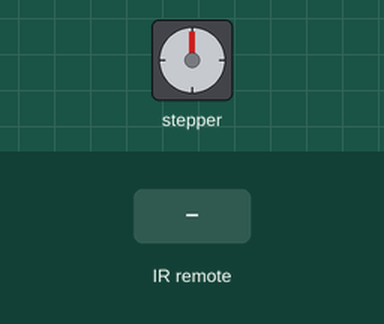
Simulated run of this sketch. Board: Arduino Uno, built with avr-gcc and run on an emulated ATmega328P. Shown: stepper motor. The inputs (shaded band) are chosen by the test bench. Stepper angles assume 200 steps per turn.

Above: at 1.2 s.
1.3 s: infrared code 0xFFA25D received
At 1.45 s:
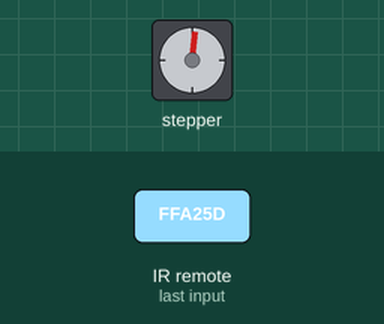
At 2.35 s:
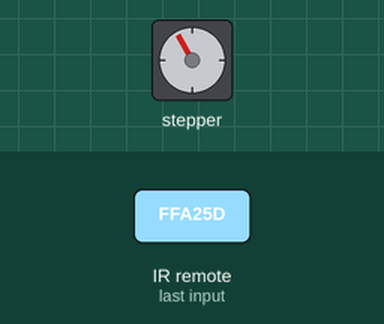
7.3 s: infrared code 0xFFE01F received
9.5 s: infrared code 0xFFE21D received
At 16.8 s:
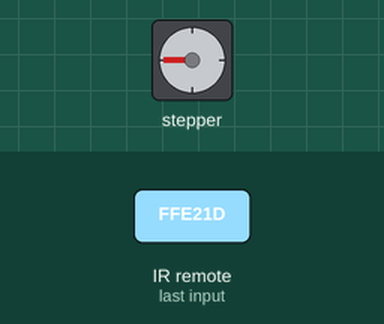
Timing chart, 0 to 18.3 s (numbered marks = the images above; inputs shaded):
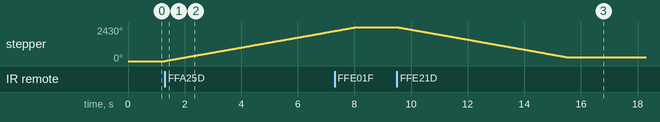

Measured:
- after the input at 1.3 s, stepper: keeps turning clockwise at about 358°/s, starting at once
- after the input at 9.5 s, stepper: turns 2160° counter-clockwise in 6.0 s, starting at once

The sketch:

IRremote_and_Stepper_Motor.ino
```cpp
#include <IRremote.h>  //it requires IRremote to be installed and included in the code
#include <Stepper.h>  //Install and include the Stepper library to control the Stepper motor

const int IRpin = 2; // Pin for IR receiver
//const int stopButtonPin = 7; // Pin for stop button
const int stepsPerRevolution = 200; // Change this value to match your stepper motor

IRrecv irrecv(IRpin);
decode_results results;
Stepper myStepper(stepsPerRevolution,8,9,10,11); //define pins for the stepper motor (In actual there is LN298 driver to control the motor)

void setup() {
  Serial.begin(9600);
  irrecv.enableIRIn();
  //pinMode(stopButtonPin, INPUT_PULLUP);
}
// voidloop below implements the switch cases for the different conditions, and contains the IR remote button instructions to rotate the motor in 4 different modes.
void loop() {
  if (irrecv.decode(&results)) { //decodes the IR remote instruction (i.e. button press)
    switch (results.value) {
      case 0xFFA25D: // Button "UP"
        myStepper.setSpeed(60); //sets the speed to 60 rpm
        myStepper.step(1200); //rotates the motor for 1200 steps
        break;
      case 0xFFE01F: // Button "UP"
        myStepper.setSpeed(60);
        myStepper.step(150);
        break;
      case 0xFFE21D: // Button "DOWN"
        myStepper.setSpeed(60);
        myStepper.step(-1200);
        break;
      case 0xFFA857: // Button "DOWN"
        myStepper.setSpeed(60);
        myStepper.step(-150);
        break;
    }
    irrecv.resume(); //resume to look for the IR instructions after implementing the previous instruction.
  }

}
```
